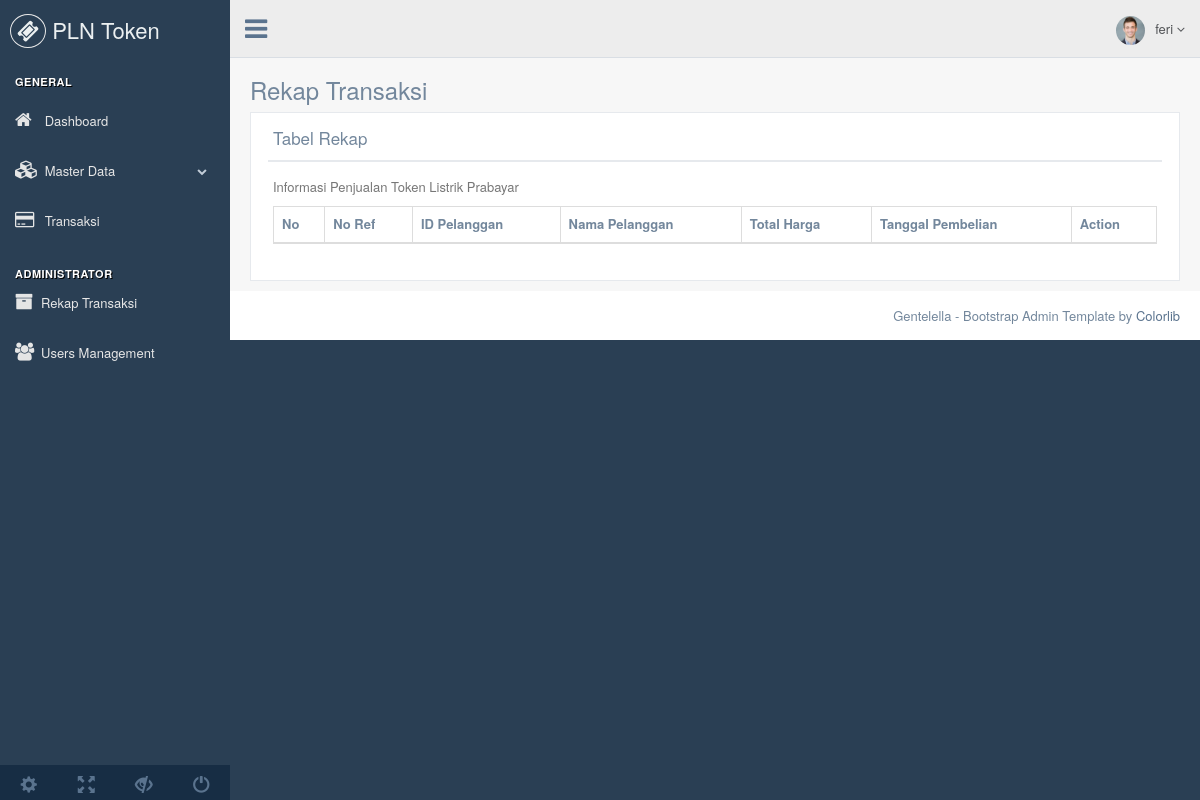
The page /?page=rekap (signed in) on the database as committed earlier.
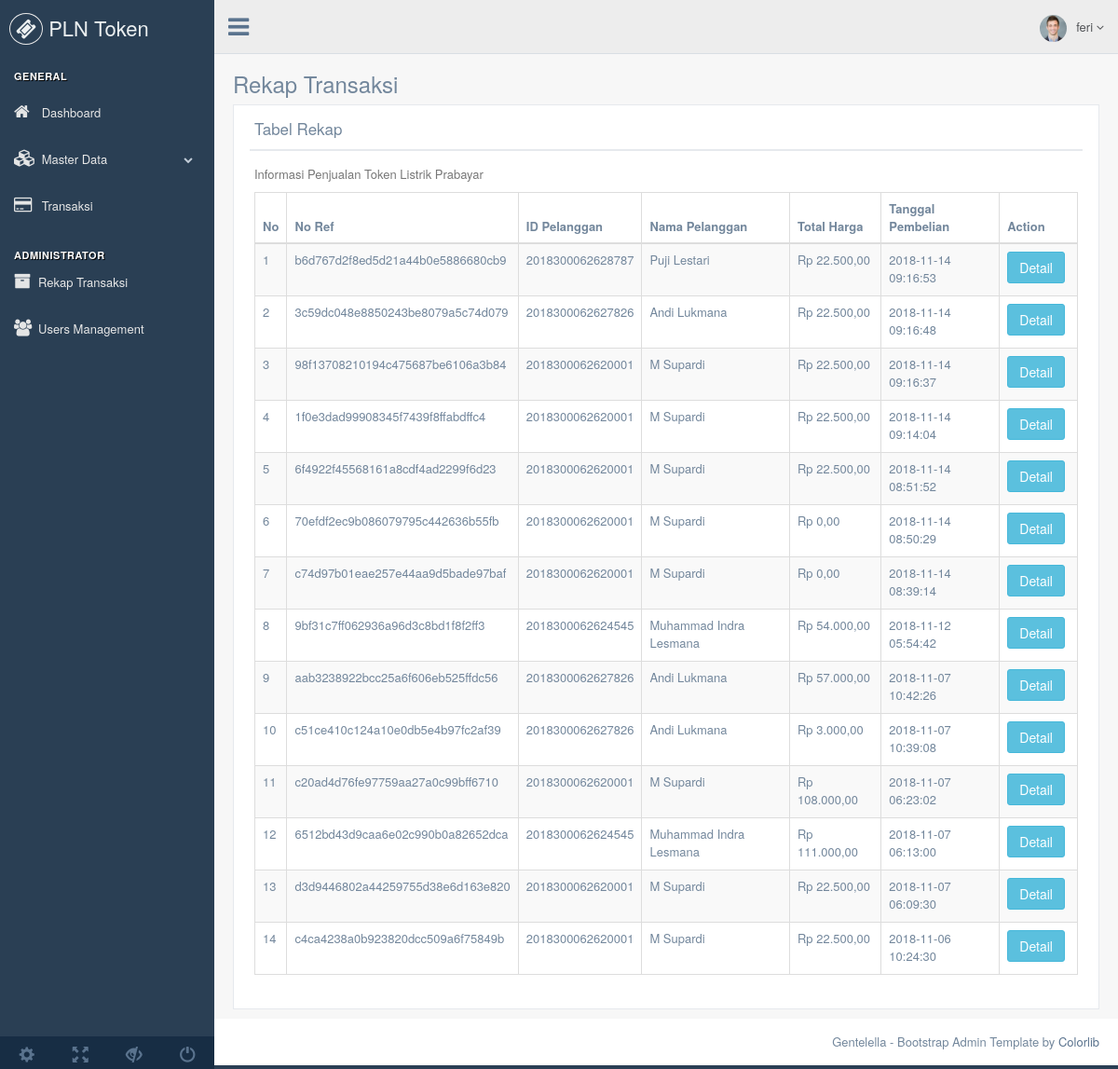
The same page on the database as committed later.
### tables this page shows
CREATE TABLE `transaksi` (
  `no_ref` int(11) NOT NULL,
  `pelanggan_id` varchar(255) NOT NULL,
  `token_id` int(11) NOT NULL,
  `kode_token` varchar(255) DEFAULT NULL,
  `admin_bank` int(50) NOT NULL,
  `materai` int(50) DEFAULT NULL,
  `ppn` int(50) NOT NULL,
  `ppj` int(50) NOT NULL,
  `total_harga` int(50) NOT NULL,
  `tgl_pembelian` timestamp NOT NULL DEFAULT CURRENT_TIMESTAMP
);

CREATE TABLE `pelanggan` (
  `id` varchar(255) NOT NULL,
  `no_meter` varchar(255) NOT NULL,
  `nama` varchar(255) NOT NULL,
  `alamat` varchar(255) NOT NULL,
  `daya_id` int(11) NOT NULL,
  `status` tinyint(1) NOT NULL DEFAULT '1' COMMENT '0. nonaktif 1.aktif'
);

### function/helper.php (called while the page is built, shortened)
<?php
	function rupiah($i){
		$rupiah = "Rp " . number_format($i,2,',','.');
		return $rupiah;
	}
 ?>

### rekap.php (the view, shortened to what this page needs)
<?php if ($logged_in['level'] == 0): ?>
        <div class="right_col" role="main">
          <div class="">
            <div class="page-title">
                <h3 align="center"> You Have No Permission to open this page</h3>
              </div>
            </div>
          </div>
        </div>
 <?php else: ?>
        <div class="right_col" role="main">
          <div class="">
            <div class="page-title">
              <div class="title_left">
                <h3>Rekap Transaksi</h3>
              </div>
            </div>
            <div class="clearfix"></div>
            <div class="row">
              <div class="col-md-12 col-sm-12 col-xs-12">
                <div class="x_panel">
                  <div class="x_title">
                    <h2>Tabel Rekap</h2>
                    <div class="clearfix"></div>
                  </div>
                  <div class="x_content">
                    <p class="text-muted font-13 m-b-30">
                      Informasi Penjualan Token Listrik Prabayar
                    </p>
                    <table id="datatable" class="table table-striped table-bordered">
                      <thead>
                        <tr>
                          <th>No</th>
                          <th>No Ref</th>
                          <th>ID Pelanggan</th>
                          <th>Nama Pelanggan</th>
                          <th>Total Harga</th>
                          <th>Tanggal Pembelian</th>
                          <th>Action</th>
                        </tr>
                      </thead>
                      <tbody>
                      <?php
                      $no = 1;
                      $query = mysqli_query($koneksi, "SELECT transaksi.*, pelanggan.id, pelanggan.nama FROM transaksi JOIN pelanggan ON transaksi.pelanggan_id=pelanggan.id ORDER BY transaksi.no_ref DESC"); ?>
                      <?php while ($row = mysqli_fetch_assoc($query)) : ?>
                       <tr>
                          <td><?php echo $no; ?></td>
                          <td><?php echo md5($row['no_ref']);  ?></td>
                          <td><?php echo $row['pelanggan_id']; ?></td>
                          <td><?php echo $row['nama']; ?></td>
                          <td><?php echo rupiah($row['total_harga']);  ?></td>
                          <td><?php echo $row['tgl_pembelian'];  ?></td>
                          <td>
                            <a class="btn btn-info" href="<?php echo base_url.'?page=transaksi_sukses&transaksi_id='.$row['no_ref']; ?>">Detail</a>
                          </td>
                        </tr>
                        <?php $no++; ?>
                      <?php endwhile; ?>
                      </tbody>
                    </table>
                  </div>
                </div>
              </div>
            </div>
          </div>
        </div>
<?php endif; ?>

Rows that differ between the two databases and show on the page:
added transaksi: no_ref "b6d767d2f8ed5d21a44b0e5886680cb9", pelanggan "2018300062628787", pelanggan.nama "Puji Lestari", total_harga "Rp 22.500,00", tgl_pembelian "2018-11-14 09:16:53"
added transaksi: no_ref "3c59dc048e8850243be8079a5c74d079", pelanggan "2018300062627826", pelanggan.nama "Andi Lukmana", total_harga "Rp 22.500,00", tgl_pembelian "2018-11-14 09:16:48"
added transaksi: no_ref "98f13708210194c475687be6106a3b84", pelanggan "2018300062620001", pelanggan.nama "M Supardi", total_harga "Rp 22.500,00", tgl_pembelian "2018-11-14 09:16:37"
added transaksi: no_ref "1f0e3dad99908345f7439f8ffabdffc4", pelanggan "2018300062620001", pelanggan.nama "M Supardi", total_harga "Rp 22.500,00", tgl_pembelian "2018-11-14 09:14:04"
added transaksi: no_ref "6f4922f45568161a8cdf4ad2299f6d23", pelanggan "2018300062620001", pelanggan.nama "M Supardi", total_harga "Rp 22.500,00", tgl_pembelian "2018-11-14 08:51:52"
added transaksi: no_ref "70efdf2ec9b086079795c442636b55fb", pelanggan "2018300062620001", pelanggan.nama "M Supardi", total_harga "Rp 0,00", tgl_pembelian "2018-11-14 08:50:29"
added transaksi: no_ref "c74d97b01eae257e44aa9d5bade97baf", pelanggan "2018300062620001", pelanggan.nama "M Supardi", total_harga "Rp 0,00", tgl_pembelian "2018-11-14 08:39:14"
added transaksi: no_ref "9bf31c7ff062936a96d3c8bd1f8f2ff3", pelanggan "2018300062624545", pelanggan.nama "Muhammad Indra Lesmana", total_harga "Rp 54.000,00", tgl_pembelian "2018-11-12 05:54:42"
added transaksi: no_ref "aab3238922bcc25a6f606eb525ffdc56", pelanggan "2018300062627826", pelanggan.nama "Andi Lukmana", total_harga "Rp 57.000,00", tgl_pembelian "2018-11-07 10:42:26"
added transaksi: no_ref "c51ce410c124a10e0db5e4b97fc2af39", pelanggan "2018300062627826", pelanggan.nama "Andi Lukmana", total_harga "Rp 3.000,00", tgl_pembelian "2018-11-07 10:39:08"
added transaksi: no_ref "c20ad4d76fe97759aa27a0c99bff6710", pelanggan "2018300062620001", pelanggan.nama "M Supardi", total_harga "Rp 108.000,00", tgl_pembelian "2018-11-07 06:23:02"
added transaksi: no_ref "6512bd43d9caa6e02c990b0a82652dca", pelanggan "2018300062624545", pelanggan.nama "Muhammad Indra Lesmana", total_harga "Rp 111.000,00", tgl_pembelian "2018-11-07 06:13:00"
added transaksi: no_ref "d3d9446802a44259755d38e6d163e820", pelanggan "2018300062620001", pelanggan.nama "M Supardi", total_harga "Rp 22.500,00", tgl_pembelian "2018-11-07 06:09:30"
added transaksi: no_ref "c4ca4238a0b923820dcc509a6f75849b", pelanggan "2018300062620001", pelanggan.nama "M Supardi", total_harga "Rp 22.500,00", tgl_pembelian "2018-11-06 10:24:30"
